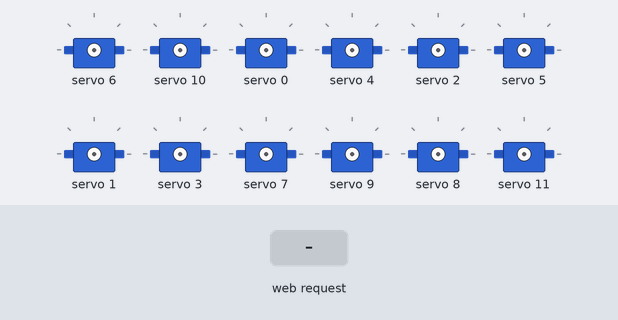
The sketch below on a simulated ESP32. Shown: 12 × servo. Inputs (shaded band) come from the test bench. WiFi joins after 1.5 s; servers stay silent unless stated; what the sketch prints to the serial monitor is not drawn.

Above: at 3.0 s.
3.1 s: HTTP request GET /30/on received
At 5.2 s:
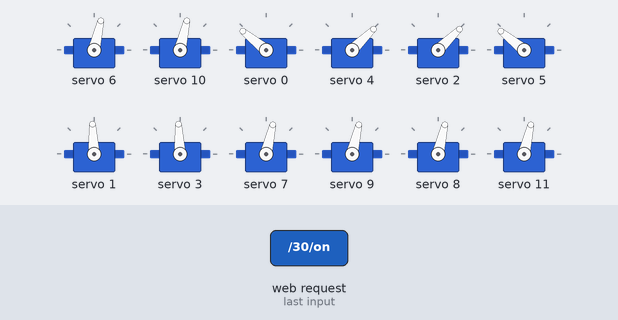
5.6 s: HTTP request GET /26/off received
At 6.2 s:
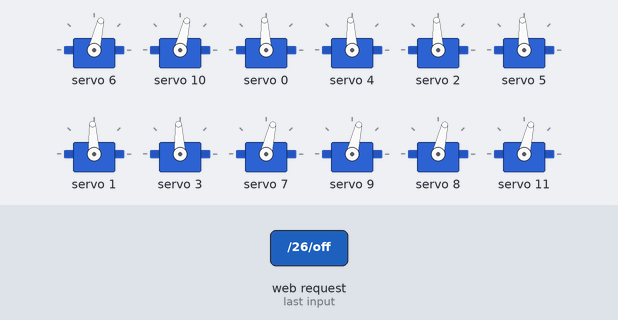
7.1 s: HTTP request GET /26/on received
At 8.3 s:
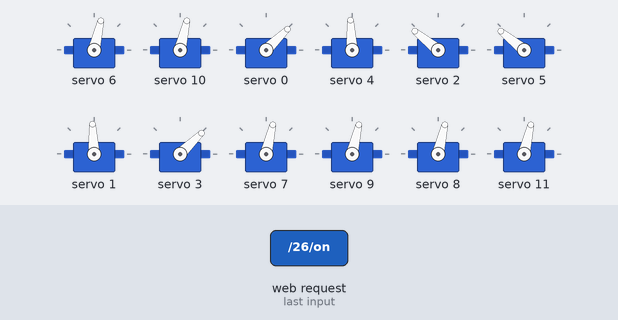
8.6 s: HTTP request GET /27/on received
At 9.7 s:
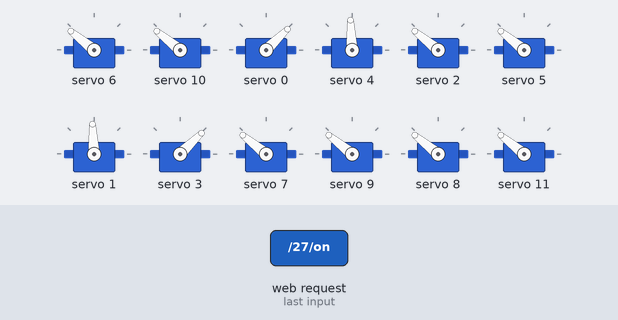
10.1 s: HTTP request GET /28/on received
At 10.8 s:
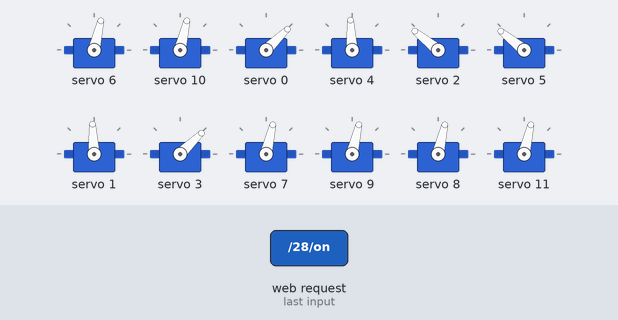
11.6 s: HTTP request GET /29/on received
At 12.7 s:
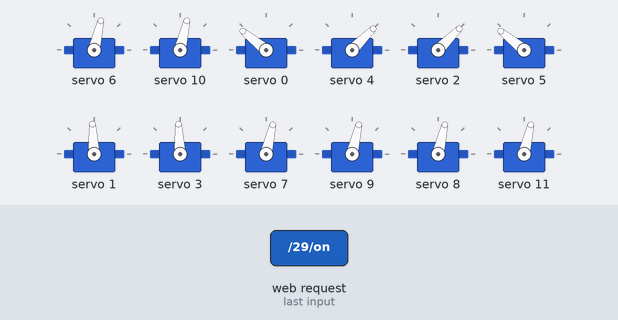
Timing chart, 0 to 14.1 s (numbered marks = the images above; inputs shaded):
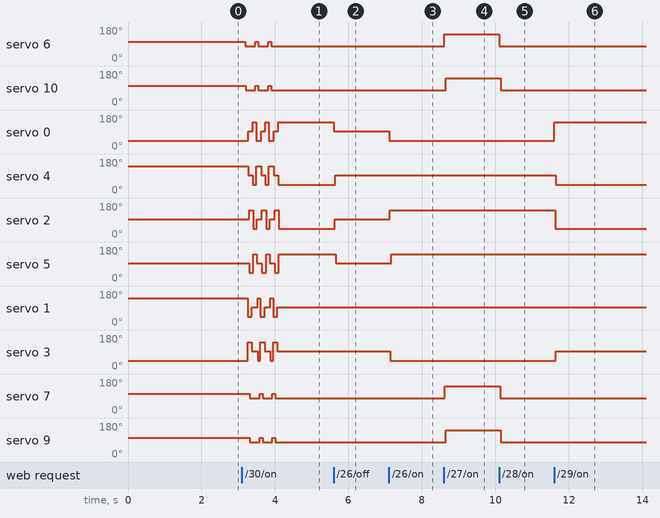

The sketch:

Hexapod_Calibration.ino
```cpp
/*********
  Rui Santos
  Complete project details at http://randomnerdtutorials.com
*********/

// Load Wi-Fi library
#include <WiFi.h>
#include <Wire.h>
#include <Adafruit_PWMServoDriver.h>

// Replace with your network credentials
const char* ssid = "Tito - cel";
const char* password = "teste123";

// Set web server port number to 80
WiFiServer server(80);

// Variable to store the HTTP request
String header;

// Auxiliar variables to store the current output state
String output26State = "off";
String output27State = "off";
String output28State = "off";
String output29State = "off";
String output30State = "off";

// INSTANCIANDO OBJETOS
Adafruit_PWMServoDriver pwm = Adafruit_PWMServoDriver();

// DECLARAÇÃO DE FUNÇÕES
void writeServos(int posicao, int tempo);
void beginServos();

// Current time
unsigned long currentTime = millis();
// Previous time
unsigned long previousTime = 0;
// Define timeout time in milliseconds (example: 2000ms = 2s)
const long timeoutTime = 2000;

void setup() {
  Serial.begin(115200);


  // Connect to Wi-Fi network with SSID and password
  Serial.print("Connecting to ");
  Serial.println(ssid);
  WiFi.begin(ssid, password);
  while (WiFi.status() != WL_CONNECTED) {
    delay(500);
    Serial.print(".");
  }
  // Print local IP address and start web server
  Serial.println("");
  Serial.println("WiFi connected.");
  Serial.println("IP address: ");
  Serial.println(WiFi.localIP());
  server.begin();

  beginServos();  // INCIA OS SERVOS
  delay(300);
}

void loop() {
  WiFiClient client = server.available();  // Listen for incoming clients

  if (client) {  // If a new client connects,
    currentTime = millis();
    previousTime = currentTime;
    Serial.println("New Client.");                                             // print a message out in the serial port
    String currentLine = "";                                                   // make a String to hold incoming data from the client
    while (client.connected() && currentTime - previousTime <= timeoutTime) {  // loop while the client's connected
      currentTime = millis();
      if (client.available()) {  // if there's bytes to read from the client,
        char c = client.read();  // read a byte, then
        Serial.write(c);         // print it out the serial monitor
        header += c;
        if (c == '\n') {  // if the byte is a newline character
          // if the current line is blank, you got two newline characters in a row.
          // that's the end of the client HTTP request, so send a response:
          if (currentLine.length() == 0) {
            // HTTP headers always start with a response code (e.g. HTTP/1.1 200 OK)
            // and a content-type so the client knows what's coming, then a blank line:
            client.println("HTTP/1.1 200 OK");
            client.println("Content-type:text/html");
            client.println("Connection: close");
            client.println();

            //_______________________________________________________________________________________________________________

            // BOTÃO 1

            //_______________________________________________________________________________________________________________


            // turns the GPIOs on and off
            if (header.indexOf("GET /26/on") >= 0) {
              Serial.println("GPIO 26 on");
              output26State = "on";


              writeServos(0, 0);  // Move o servo no canal 0 para a posição 170
              delay(10);
              writeServos(1, 90);  // Move o servo no canal 0 para a posição 170
              delay(10);
              writeServos(2, 180);  // Move o servo no canal 0 para a posição 10
              delay(10);
              writeServos(3, 0);  // Move o servo no canal 0 para a posição 10
              delay(10);
              writeServos(4, 90);  // Move o servo no canal 0 para a posição 10
              delay(10);
              writeServos(5, 180);  // Move o servo no canal 0 para a posição 10
              delay(10);


            } else if (header.indexOf("GET /26/off") >= 0) {
              Serial.println("GPIO 26 off");
              output26State = "off";

              writeServos(0, 90);  // Move o servo no canal 0 para a posição 10
              delay(10);
              writeServos(1, 90);  // Move o servo no canal 0 para a posição 10
              delay(10);
              writeServos(2, 90);  // Move o servo no canal 0 para a posição 10
              delay(10);
              writeServos(3, 90);  // Move o servo no canal 0 para a posição 10
              delay(10);
              writeServos(4, 90);  // Move o servo no canal 0 para a posição 10
              delay(10);
              writeServos(5, 90);  // Move o servo no canal 0 para a posição 10
              delay(10);
            }
            //_______________________________________________________________________________________________________________

            // BOTÃO 2

            //_______________________________________________________________________________________________________________


            else if (header.indexOf("GET /27/on") >= 0) {
              Serial.println("GPIO 27 on");
              output27State = "on";


              writeServos(6, 180);  // Move o servo no canal 0 para a posição 10
              delay(10);
              writeServos(7, 180);  // Move o servo no canal 0 para a posição 10
              delay(10);
              writeServos(8, 180);  // Move o servo no canal 0 para a posição 10
              delay(10);
              writeServos(9, 180);  // Move o servo no canal 0 para a posição 10
              delay(10);
              writeServos(10, 180);  // Move o servo no canal 0 para a posição 10
              delay(10);
              writeServos(11, 180);  // Move o servo no canal 0 para a posição 10
              delay(10);

            } else if (header.indexOf("GET /27/off") >= 0) {
              Serial.println("GPIO 27 off");
              output27State = "off";

              writeServos(6, 180);  // Move o servo no canal 0 para a posição 10
              delay(10);
              writeServos(7, 180);  // Move o servo no canal 0 para a posição 10
              delay(10);
              writeServos(8, 180);  // Move o servo no canal 0 para a posição 10
              delay(10);
              writeServos(9, 180);  // Move o servo no canal 0 para a posição 10
              delay(10);
              writeServos(10, 180);  // Move o servo no canal 0 para a posição 10
              delay(10);
              writeServos(11, 180);  // Move o servo no canal 0 para a posição 10
              delay(10);
            }


            //_______________________________________________________________________________________________________________

            // BOTÃO 3

            //_______________________________________________________________________________________________________________


            else if (header.indexOf("GET /28/on") >= 0) {
              Serial.println("GPIO 28 on");
              output28State = "on";

              writeServos(6, 60);
              delay(10);
              writeServos(7, 60);
              delay(10);
              writeServos(8, 60);
              delay(10);
              writeServos(9, 60);
              delay(10);
              writeServos(10, 60);
              delay(10);
              writeServos(11, 60);
              delay(10);


            } else if (header.indexOf("GET /28/off") >= 0) {
              Serial.println("GPIO 28 off");
              output28State = "off";

              writeServos(6, 60);
              delay(10);
              writeServos(7, 60);
              delay(10);
              writeServos(8, 60);
              delay(10);
              writeServos(9, 60);
              delay(10);
              writeServos(10, 60);
              delay(10);
              writeServos(11, 60);
              delay(10);


            }

            //_______________________________________________________________________________________________________________

            // BOTÃO 4

            //_______________________________________________________________________________________________________________


            else if (header.indexOf("GET /29/on") >= 0) {
              Serial.println("GPIO 29 on");
              output29State = "on";


              posicaoInicial();


            } else if (header.indexOf("GET /29/off") >= 0) {
              Serial.println("GPIO 29 off");
              output29State = "off";
            }


            //_______________________________________________________________________________________________________________

            // BOTÃO 5

            //_______________________________________________________________________________________________________________


            else if (header.indexOf("GET /30/on") >= 0) {
              Serial.println("GPIO 30 on");
              output30State = "on";


              movimento1();
              delay(10);
              movimento2();
              delay(10);
              movimento3();
              delay(10);

              movimento1();
              delay(10);
              movimento2();
              delay(10);
              movimento3();
              delay(10);

              movimento1();
              delay(10);
              movimento2();
              delay(10);
              movimento3();
              delay(10);


            } else if (header.indexOf("GET /30/off") >= 0) {
              Serial.println("GPIO 30 off");
              output30State = "off";

              movimento1();
              delay(10);
              movimento2();
              delay(10);
              movimento3();
              delay(10);

              movimento1();
              delay(10);
              movimento2();
              delay(10);
              movimento3();
              delay(10);

              movimento1();
              delay(10);
              movimento2();
              delay(10);
              movimento3();
              delay(10);


            }

            //_______________________________________________________________________________________________________________

            // FIM DOS BOTÕES

            //_______________________________________________________________________________________________________________

            // PÁGINA DA INTERNET

            //_______________________________________________________________________________________________________________


            // Display the HTML web page
            client.println("<!DOCTYPE html><html>");
            client.println("<head><meta name=\"viewport\" content=\"width=device-width, initial-scale=1\">");
            client.println("<link rel=\"icon\" href=\"data:,\">");
            // CSS to style the on/off buttons
            // Feel free to change the background-color and font-size attributes to fit your preferences
            client.println("<style>html { font-family: Helvetica; display: inline-block; margin: 0px auto; text-align: center;}");
            client.println(".button { background-color: #4CAF50; border: none; color: white; padding: 16px 40px;");
            client.println("text-decoration: none; font-size: 30px; margin: 2px; cursor: pointer;}");
            client.println(".button2 {background-color: #555555;}</style></head>");

            // Web Page Heading
            client.println("<body><h1>Spider Bot</h1>");

            // Display current state, and ON/OFF buttons for GPIO 26
            client.println("<p>GPIO 26 - State " + output26State + "</p>");
            // If the output26State is off, it displays the ON button
            if (output26State == "off") {
              client.println("<p><a href=\"/26/on\"><button class=\"button\">ON</button></a></p>");
            } else {
              client.println("<p><a href=\"/26/off\"><button class=\"button button2\">OFF</button></a></p>");
            }

            // Display current state, and ON/OFF buttons for GPIO 27
            client.println("<p>GPIO 27 - State " + output27State + "</p>");
            // If the output27State is off, it displays the ON button
            if (output27State == "off") {
              client.println("<p><a href=\"/27/on\"><button class=\"button\">ON</button></a></p>");
            } else {
              client.println("<p><a href=\"/27/off\"><button class=\"button button2\">OFF</button></a></p>");
            }

            // Display current state, and ON/OFF buttons for GPIO 28
            client.println("<p>GPIO 28 - State " + output28State + "</p>");
            // If the output27State is off, it displays the ON button
            if (output28State == "off") {
              client.println("<p><a href=\"/28/on\"><button class=\"button\">ON</button></a></p>");
            } else {
              client.println("<p><a href=\"/28/off\"><button class=\"button button2\">OFF</button></a></p>");
            }

            // Display current state, and ON/OFF buttons for GPIO 29
            client.println("<p>GPIO 29 - State " + output29State + "</p>");
            // If the output27State is off, it displays the ON button
            if (output29State == "off") {
              client.println("<p><a href=\"/29/on\"><button class=\"button\">ON</button></a></p>");
            } else {
              client.println("<p><a href=\"/29/off\"><button class=\"button button2\">OFF</button></a></p>");
            }


            // Display current state, and ON/OFF buttons for GPIO 30
            client.println("<p>GPIO 30 - State " + output30State + "</p>");
            // If the output27State is off, it displays the ON button
            if (output30State == "off") {
              client.println("<p><a href=\"/30/on\"><button class=\"button\">ON</button></a></p>");
            } else {
              client.println("<p><a href=\"/30/off\"><button class=\"button button2\">OFF</button></a></p>");
            }
            client.println("</body></html>");

            // The HTTP response ends with another blank line
            client.println();
            // Break out of the while loop
            break;
          } else {  // if you got a newline, then clear currentLine
            currentLine = "";
          }
        } else if (c != '\r') {  // if you got anything else but a carriage return character,
          currentLine += c;      // add it to the end of the currentLine
        }
      }
    }
    // Clear the header variable
    header = "";
    // Close the connection
    client.stop();
    Serial.println("Client disconnected.");
    Serial.println("");
  }
}

//___________________________________________________________________________________

// IMPLEMENTO DE FUNÇÕES

//___________________________________________________________________________________


void writeServos(int nServo, int posicao) {
#define SERVOMIN 205  // VALOR PARA UM PULSO MAIOR QUE 1 mS
#define SERVOMAX 409  // VALOR PARA UM PULSO MENOR QUE 2 mS

  int pos = map(posicao, 0, 180, SERVOMIN, SERVOMAX);
  pwm.setPWM(nServo, 0, pos);
}

void beginServos() {

#define Frequencia 50  // VALOR DA FREQUENCIA DO SERVO

  pwm.begin();                 // INICIA O OBJETO PWM
  pwm.setPWMFreq(Frequencia);  // DEFINE A FREQUENCIA DE TRABALHO DO SERVO
}
//___________________________________________________________________________________

// FUNÇÕES DE MOVIMENTO

//___________________________________________________________________________________

void posicaoInicial() {

  writeServos(0, 180);  // Move o servo no canal 0 para a posição 170
  delay(10);
  writeServos(1, 90);  // Move o servo no canal 0 para a posição 170
  delay(10);
  writeServos(2, 1);  // Move o servo no canal 0 para a posição 10
  delay(10);
  writeServos(3, 90);  // Move o servo no canal 0 para a posição 10
  delay(10);
  writeServos(4, 1);  // Move o servo no canal 0 para a posição 10
  delay(10);
  writeServos(5, 180);  // Move o servo no canal 0 para a posição 10
  delay(10);
}

void movimento1() {
  writeServos(6, 110);  // Move o servo no canal 0 para a posição 10
  delay(10);
  writeServos(10, 110);  // Move o servo no canal 0 para a posição 10
  delay(10);

  writeServos(0, 1);  // Move o servo no canal 0 para a posição 10
  delay(10);
  writeServos(4, 180);  // Move o servo no canal 0 para a posição 10
  delay(10);

  writeServos(2, 90);  // Move o servo no canal 0 para a posição 10
  delay(10);
  writeServos(5, 90);  // Move o servo no canal 0 para a posição 10
  delay(10);

  writeServos(1, 180);  // Move o servo no canal 0 para a posição 10
  delay(10);
  writeServos(3, 0);  // Move o servo no canal 0 para a posição 10
  delay(10);


  writeServos(6, 60);  // Move o servo no canal 0 para a posição 10
  delay(10);
  writeServos(10, 60);  // Move o servo no canal 0 para a posição 10
  delay(10);
}

void movimento2() {

  writeServos(7, 110);  // Move o servo no canal 0 para a posição 10
  delay(10);
  writeServos(9, 110);  // Move o servo no canal 0 para a posição 10
  delay(10);


  writeServos(1, 1);  // Move o servo no canal 0 para a posição 10
  delay(10);
  writeServos(3, 180);  // Move o servo no canal 0 para a posição 10
  delay(10);


  writeServos(0, 90);  // Move o servo no canal 0 para a posição 10
  delay(10);
  writeServos(4, 90);  // Move o servo no canal 0 para a posição 10
  delay(10);

  writeServos(2, 180);  // Move o servo no canal 0 para a posição 10
  delay(10);
  writeServos(5, 0);  // Move o servo no canal 0 para a posição 10
  delay(10);

  writeServos(7, 60);  // Move o servo no canal 0 para a posição 10
  delay(10);
  writeServos(9, 60);  // Move o servo no canal 0 para a posição 10
  delay(10);
}

void movimento3() {

  writeServos(8, 110);  // Move o servo no canal 0 para a posição 10
  delay(10);
  writeServos(11, 110);  // Move o servo no canal 0 para a posição 10
  delay(10);


  writeServos(1, 90);  // Move o servo no canal 0 para a posição 10
  delay(10);
  writeServos(3, 90);  // Move o servo no canal 0 para a posição 10
  delay(10);

  writeServos(0, 180);  // Move o servo no canal 0 para a posição 10
  delay(10);
  writeServos(4, 0);  // Move o servo no canal 0 para a posição 10
  delay(10);

  writeServos(2, 0);  // Move o servo no canal 0 para a posição 10
  delay(10);
  writeServos(5, 180);  // Move o servo no canal 0 para a posição 10
  delay(10);

  writeServos(8, 60);  // Move o servo no canal 0 para a posição 10
  delay(10);
  writeServos(11, 60);  // Move o servo no canal 0 para a posição 10
  delay(10);


}
```

Measured:
- after the input at 3.1 s, servo 6: alternates 103° for 0.08 s and 77° for 0.27 s, 5 changes in all, then stays 77°, starting after 0.09 s; servo 10: alternates 103° for 0.08 s and 77° for 0.26 s, 5 changes in all, then stays 77°, starting after 0.10 s
- after the input at 5.6 s, servo 0: 141° → 93° at once; servo 4: 44° → 93° after 0.05 s; servo 2: 44° → 93° at once; servo 5: 141° → 93° after 0.06 s
- after the input at 7.1 s, servo 0, servo 3: 93° → 44° at once; servo 2: 93° → 141° at once; servo 5: 93° → 141° after 0.06 s
- after the input at 8.6 s, servo 6–8: 77° → 141° at once; servo 10, servo 9: 77° → 141° after 0.05 s; servo 11: 77° → 141° after 0.06 s
- after the input at 10.1 s, servo 6–8: 141° → 77° at once; servo 10, servo 9: 141° → 77° after 0.05 s; servo 11: 141° → 77° after 0.06 s
- after the input at 11.6 s, servo 0: 44° → 141° at once; servo 4: 93° → 45° after 0.05 s; servo 2: 141° → 45° at once; servo 3: 44° → 93° after 0.05 s
